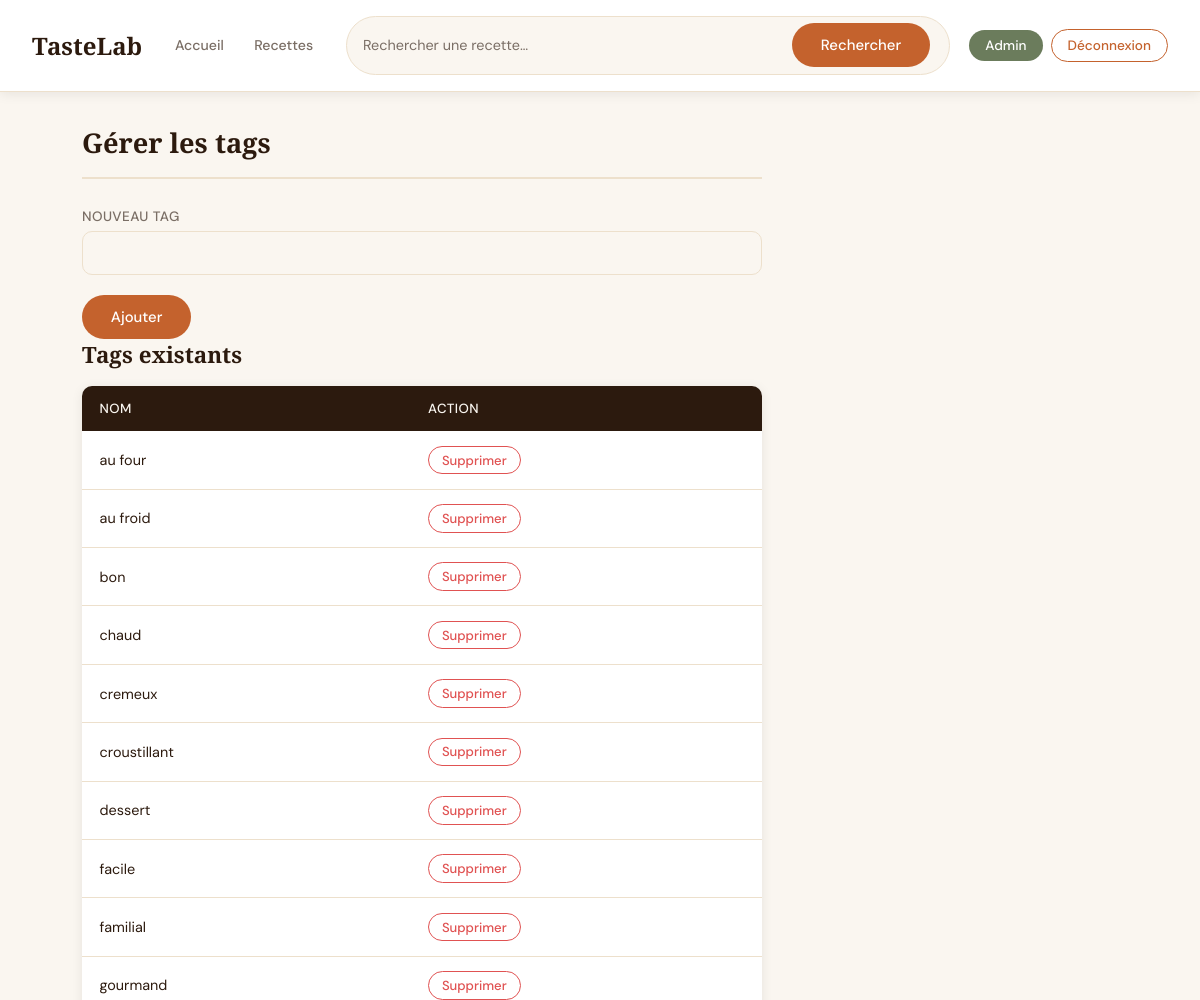
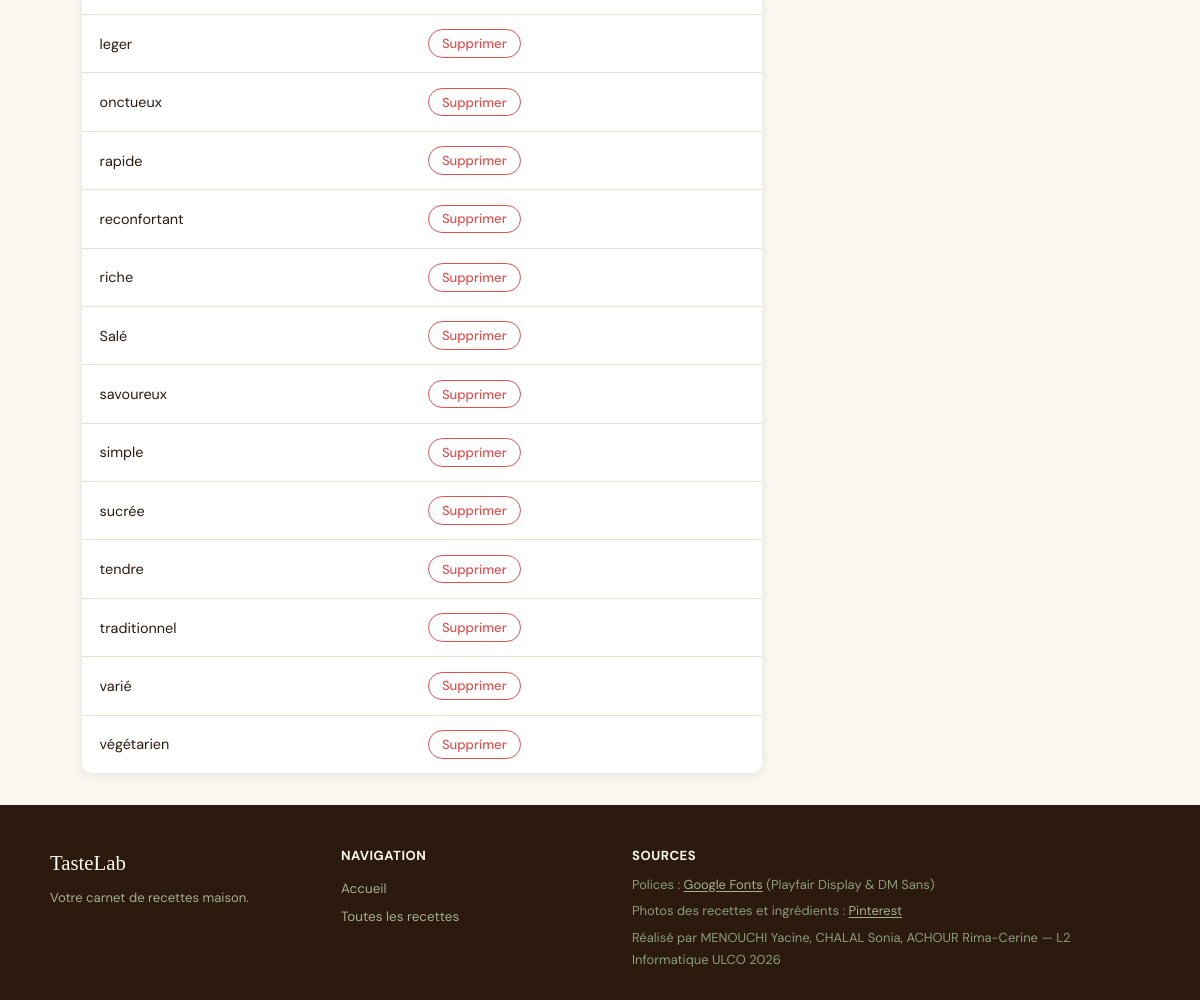
/admin/gerer_tags.php (signed in), run on the app's committed database (2 pictures, top to bottom).
### tables this page shows
CREATE TABLE `tags` (
  `id` int(10) UNSIGNED NOT NULL,
  `nom` varchar(60) NOT NULL
);

### classes/Tag.php (called while the page is built, shortened)
<?php
class Tag {
    private $pdo;
    public function __construct($pdo){
        $this->pdo=$pdo;
    }
    public function getAll(){
        $sql="SELECT * FROM tags";
        $st=$this->pdo->prepare($sql);
        $st->execute();
        return $st->fetchAll(PDO::FETCH_OBJ);
    }
}

### admin/gerer_tags.php (the view, shortened to what this page needs)
<?php
require_once("../includes/db.php");
require_once("../classes/Tag.php");
$pdo    = getPDO();
$tagObj = new Tag($pdo);
$tags = $tagObj->getAll();
?>
<?php require("../includes/header.php"); ?>
<section class="admin-form">
    <h1>Gérer les tags</h1>
    <form action="gerer_tags.php" method="POST" id="form-tag">
        <div class="form-group">
            <label for="nom_tag">Nouveau tag</label>
            <input type="text" name="nom_tag" id="nom_tag"
                value="<?= isset($_POST['nom_tag']) ? htmlspecialchars($_POST['nom_tag']) : '' ?>">
        </div>
        <button type="submit">Ajouter</button>
    </form>
    <h2>Tags existants</h2>
    <table class="admin-table">
        <thead>
            <tr><th>Nom</th><th>Action</th></tr>
        </thead>
        <tbody>
            <?php foreach($tags as $t): ?>
                <tr>
                    <td><?= htmlspecialchars($t->nom) ?></td>
                    <td>
                        <a href="gerer_tags.php?supprimer=<?= $t->id ?>"
                           onclick="return confirm('Supprimer ce tag ?')"
                           class="btn-supprimer">Supprimer</a>
                    </td>
                </tr>
            <?php endforeach; ?>
        </tbody>
    </table>
</section>
<?php require("../includes/footer.php"); ?>

### assets/css/style.css (style rules this page uses)
:root { --creme: #FAF6F0; --brun: #2C1A0E; --terre: #C4622D; --beige: #EDE0CC; --sauge: #6B7C5C; --gris: #7A6E65; --blanc: #FFFFFF; --radius: 10px; --shadow: 0 2px 12px rgba(0,0,0,0.08); }
* { box-sizing: border-box; margin: 0; padding: 0; }
body { font-family: 'DM Sans', sans-serif; background: var(--creme); color: var(--brun); min-height: 100vh; display: flex; flex-direction: column; }
a { color: inherit; text-decoration: none; }
h2 { font-family: 'Playfair Display', serif; font-size: 1.4rem; color: var(--brun); margin-bottom: 1rem; }
.form-group { margin-bottom: 1.2rem; }
.form-group label { display: block; font-size: 0.85rem; font-weight: 500; color: var(--gris); margin-bottom: 0.4rem; text-transform: uppercase; letter-spacing: 0.4px; }
.form-group input[type="text"], .form-group input[type="password"], .form-group textarea, .form-group select { width: 100%; padding: 0.7rem 1rem; border: 1.5px solid var(--beige); border-radius: var(--radius); background: var(--creme); font-family: 'DM Sans', sans-serif; font-size: 0.93rem; color: var(--brun); outline: none; }
button[type="submit"] { background: var(--terre); color: var(--blanc); border: none; padding: 0.75rem 1.8rem; border-radius: 50px; font-family: 'DM Sans', sans-serif; font-size: 0.93rem; font-weight: 500; cursor: pointer; margin-right: 0.8rem; }
.admin-table { width: 100%; border-collapse: collapse; background: var(--blanc); border-radius: var(--radius); overflow: hidden; box-shadow: var(--shadow); }
.admin-table thead { background: var(--brun); color: var(--creme); }
.admin-table th { padding: 0.9rem 1.1rem; text-align: left; font-size: 0.83rem; font-weight: 500; text-transform: uppercase; letter-spacing: 0.4px; }
.admin-table td { padding: 0.9rem 1.1rem; border-bottom: 1px solid var(--beige); font-size: 0.9rem; vertical-align: middle; }
.admin-table tr:last-child td { border-bottom: none; }
.btn-supprimer { display: inline-block; padding: 0.3rem 0.8rem; border-radius: 50px; font-size: 0.82rem; font-weight: 500; border: 1.5px solid #E05252; color: #E05252; background: transparent; }
.admin-form { max-width: 680px; }
.admin-form h1 { font-family: 'Playfair Display', serif; font-size: 1.7rem; margin-bottom: 1.8rem; padding-bottom: 1rem; border-bottom: 2px solid var(--beige); }

### data on the page
tags: nom "au four"
tags: nom "au froid"
tags: nom "bon"
tags: nom "chaud"
tags: nom "cremeux"
tags: nom "croustillant"
tags: nom "dessert"
tags: nom "facile"
tags: nom "familial"
tags: nom "gourmand"
tags: nom "leger"
tags: nom "onctueux"
tags: nom "rapide"
tags: nom "reconfortant"
tags: nom "riche"
tags: nom "Salé"
tags: nom "savoureux"
tags: nom "simple"
tags: nom "sucrée"
tags: nom "tendre"
tags: nom "traditionnel"
tags: nom "varié"
tags: nom "végétarien"
